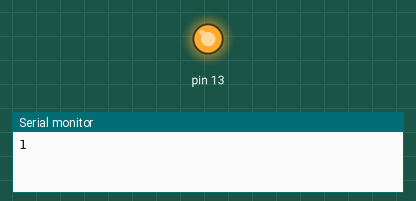
Bench run of a sketch on a simulated Arduino Uno, built with avr-gcc and run on an emulated ATmega328P. On the bench: output pins drawn as LEDs (lit = HIGH), the last lines printed to the serial monitor.

Above: at 0.1 s.
At 7.1 s:
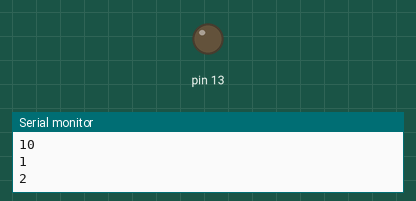
Timing chart, 0 to 8.6 s (numbered marks = the images above):
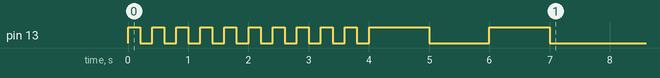

The sketch:

_17041103LED.ino
```cpp
void setup() {
  Serial.begin(9600); //9,600bps

  // put your setup code here, to run once:
  for(int i=0; i < 10; i++){
    Serial.println(i+1);
    Right(200);

  }

  for(int i=0; i < 2; i++){
    Serial.println(i+1);
    Right(1000);

  }

  Serial.println("END");

}

void loop() {
  // put your main code here, to run repeatedly:

}

void Right(int speed){
  pinMode(13, OUTPUT);
  digitalWrite(13, HIGH);
  delay(speed);
  digitalWrite(13, LOW);
  delay(speed);
}
```
